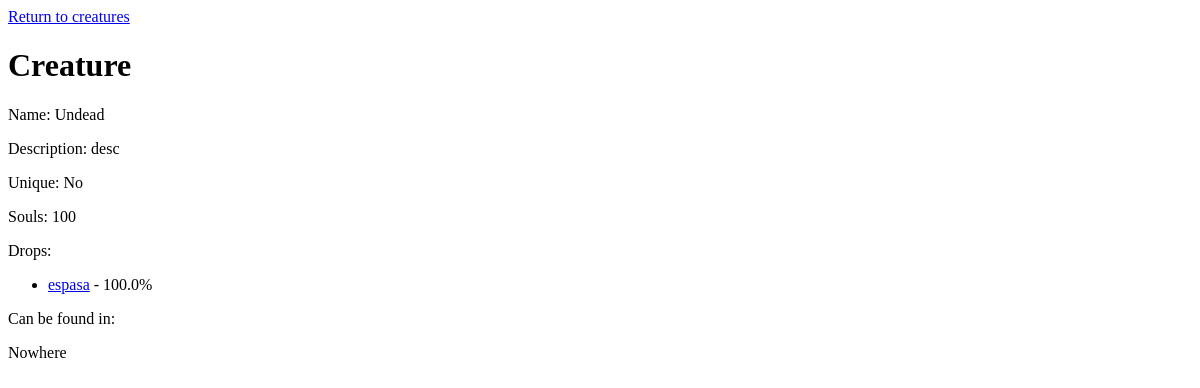
Page /creatures/1.html on the earlier database version.
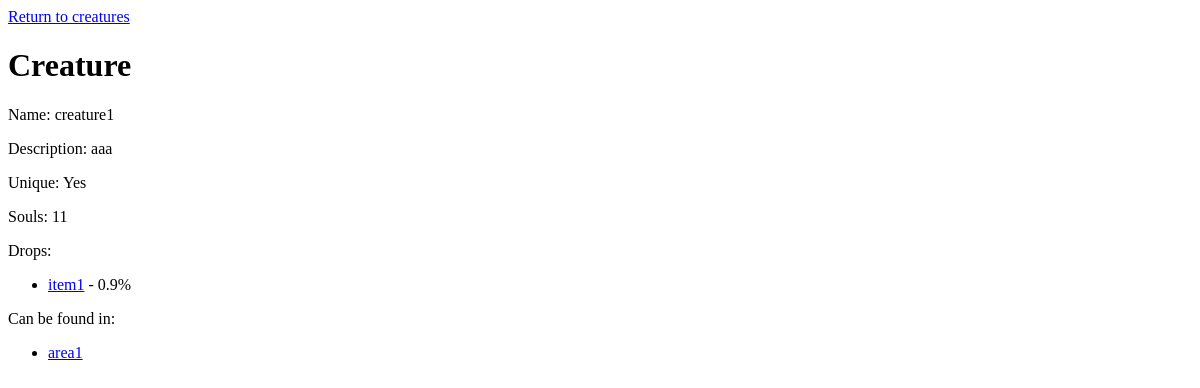
Same page on the later database version.
### iitem_database/models.py (models this page shows, shortened)
class Creature(models.Model):
	name = models.CharField(max_length=50, unique=True)
	desc = models.TextField(max_length=400)
	dangerLevel = models.IntegerField()
	souls = models.PositiveIntegerField()
	unique = models.BooleanField()
	areas = models.ManyToManyField(Area, blank=True)

class Drops(models.Model):
	itemID = models.ForeignKey(Item)
	creatureID = models.ForeignKey(Creature)
	dropRate = models.FloatField()

class Item(models.Model):
	name = models.CharField(max_length=50, unique=True)
	desc = models.TextField(max_length=400)
	typeID = models.ForeignKey(ItemClass)

class Area(models.Model):
	name = models.CharField(max_length=50, unique=True)
	desc = models.TextField(max_length=400)

### iitem_database/views.py (the view, shortened to what this page needs)
# urls.py: url(r'^creatures/(?P<creatureID>\w+).(?P<format>\w+)$', creaturePage),
def creaturePage(request, creatureID, format=html):
	try:
		creature = Creature.objects.get(id=creatureID)
	except:
		raise Http404('Creature not found.')
	drops = Drops.objects.filter(creatureID=creatureID)
	areas = creature.areas.all()
	if format == html:
		template = get_template('creaturePage.html')
		variables = Context({
			'titlehead': 'Creature',
			'creature': creature,
			'drops': drops,
			'areas': areas,
			})
		output = template.render(variables)
		return HttpResponse(output)
	else:
		return HttpResponseNotFound(format_error)

### iitem_database/templates/creaturePage.html (shortened to what this page needs)
<html>
	<head>
	</head>
	<body>
		<a href="/creatures.html">Return to creatures</a>
		<h1> {{titlehead}} </h1>
			<p>Name: {{creature.name}}</p>
			<p>Description: {{creature.desc}}</p>
			<p>Unique: {% if creature.unique %}
							Yes
					   {% else %}
							No
						{% endif %}
			</p>
			<p>Souls: {{creature.souls}}<p>
			<p>Drops:</p>
			{% if drops %}
			<ul>
			{% for drop in drops %}
				<li>
					<a href="/items/{{drop.itemID.id}}.html">{{drop.itemID.name}}</a> - {{drop.dropRate}}%
				</li>
			{% endfor %}
			</ul>
			{% else %}
				<p>None</p>
			{% endif %}
			<p>Can be found in:</p>
			{% if areas %}
			<ul>
			{% for area in areas %}
				<li>
					<a href="/areas/{{area.id}}.html">{{area.name}}</a>
				</li>
			{% endfor %}
			</ul>
			{% else %}
				<p>Nowhere</p>
			{% endif %}
	</body>
</html>

Differences in the rows shown:
changed Creature: name "Undead" → "creature1"; desc "desc" → "aaa"; souls "100" → "11"
changed Drops: itemID.name "espasa" → "item1"; dropRate "100.0" → "0.9"
now on this page (row edited): Area: name "area1"
Other differences:
text no longer shown: "No Nowhere"
text now shown: "Yes"
